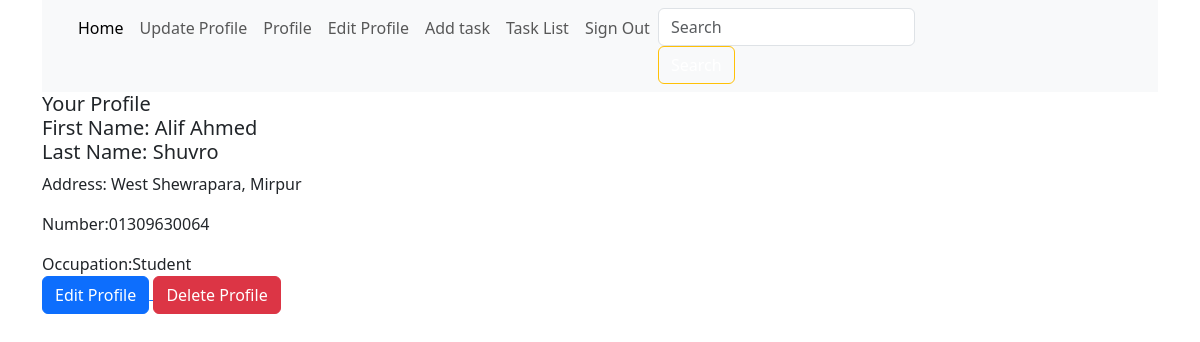
/profile/ (signed in), run on the app's committed database.
### task_app/models.py (models this page shows, shortened)
class User_Profile(models.Model):
    first_name=models.CharField(max_length=30, null=True)
    last_name=models.CharField(max_length=30, null=True)
    address=models.CharField(max_length=30, null=True)
    phone=models.CharField(max_length=30, null=True)
    occupation=models.CharField(max_length=30, null=True)
    user=models.OneToOneField(Custom_user, on_delete=models.CASCADE)

### task_app/views.py (the view)
# urls.py: path('profile/', profile, name='profile'),
@login_required
def profile(request):
    prof=User_Profile.objects.all()
    context={
        'user':prof
    }
    return render(request, 'profile.html', context)

### templates/profile.html (shortened to what this page needs)
{% extends 'base.html' %}
{% block body_content %}
<div>
    {% for i in user %}
        <h5 class="card-header">Your Profile</h5>
        <div class="card-body">
            <h5 class="card-title">First Name: {{i.first_name}} </h5>
            <h5 class="card-text">Last Name: {{i.last_name}} </h5>
            <p class="card-text">Address: {{i.address}} </p>
            <p class="card-text">Number:{{i.phone}}  </p>
            <p class="card-text">Occupation:{{i.occupation}}  </p>
        </div>
        <a href="{% url 'edit_profile' %}">
            <button type="submit" class="btn btn-primary"> Edit Profile</button>
        </a>
        <a href="{% url 'user_delete' i.id %}">
            <button type="submit" class="btn btn-danger"> Delete Profile</button>
        </a>
    {% endfor %}
</div>
{% endblock body_content %}

### data on the page
User_Profile: first_name "Alif Ahmed", last_name "Shuvro", address "West Shewrapara, Mirpur", phone "01309630064", occupation "Student"
